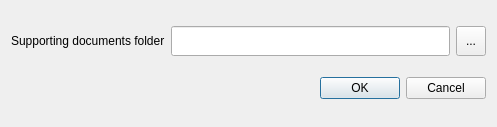
<?xml version="1.0" encoding="UTF-8"?>
<ui version="4.0">
 <class>SourceDocumentTranslatorDialog</class>
 <widget class="QDialog" name="SourceDocumentTranslatorDialog">
  <property name="geometry">
   <rect>
    <x>0</x>
    <y>0</y>
    <width>497</width>
    <height>127</height>
   </rect>
  </property>
  <property name="sizePolicy">
   <sizepolicy hsizetype="Preferred" vsizetype="Preferred">
    <horstretch>0</horstretch>
    <verstretch>0</verstretch>
   </sizepolicy>
  </property>
  <property name="minimumSize">
   <size>
    <width>0</width>
    <height>127</height>
   </size>
  </property>
  <property name="windowTitle">
   <string>Supporting Documents Translator Dialog</string>
  </property>
  <layout class="QGridLayout" name="gridLayout">
   <item row="0" column="0" colspan="3">
    <layout class="QVBoxLayout" name="vlNotification"/>
   </item>
   <item row="1" column="0">
    <widget class="QLabel" name="label">
     <property name="text">
      <string>Supporting documents folder</string>
     </property>
    </widget>
   </item>
   <item row="1" column="1">
    <widget class="QLineEdit" name="txtRootFolder">
     <property name="minimumSize">
      <size>
       <width>0</width>
       <height>30</height>
      </size>
     </property>
    </widget>
   </item>
   <item row="1" column="2">
    <widget class="QToolButton" name="btn_source_doc_folder">
     <property name="minimumSize">
      <size>
       <width>30</width>
       <height>30</height>
      </size>
     </property>
     <property name="text">
      <string>...</string>
     </property>
    </widget>
   </item>
   <item row="2" column="0" colspan="3">
    <widget class="QDialogButtonBox" name="buttonBox">
     <property name="orientation">
      <enum>Qt::Horizontal</enum>
     </property>
     <property name="standardButtons">
      <set>QDialogButtonBox::Cancel|QDialogButtonBox::Ok</set>
     </property>
    </widget>
   </item>
  </layout>
 </widget>
 <connections>
  <connection>
   <sender>buttonBox</sender>
   <signal>accepted()</signal>
   <receiver>SourceDocumentTranslatorDialog</receiver>
   <slot>accept()</slot>
   <hints>
    <hint type="sourcelabel">
     <x>248</x>
     <y>254</y>
    </hint>
    <hint type="destinationlabel">
     <x>157</x>
     <y>274</y>
    </hint>
   </hints>
  </connection>
  <connection>
   <sender>buttonBox</sender>
   <signal>rejected()</signal>
   <receiver>SourceDocumentTranslatorDialog</receiver>
   <slot>reject()</slot>
   <hints>
    <hint type="sourcelabel">
     <x>316</x>
     <y>260</y>
    </hint>
    <hint type="destinationlabel">
     <x>286</x>
     <y>274</y>
    </hint>
   </hints>
  </connection>
 </connections>
</ui>
